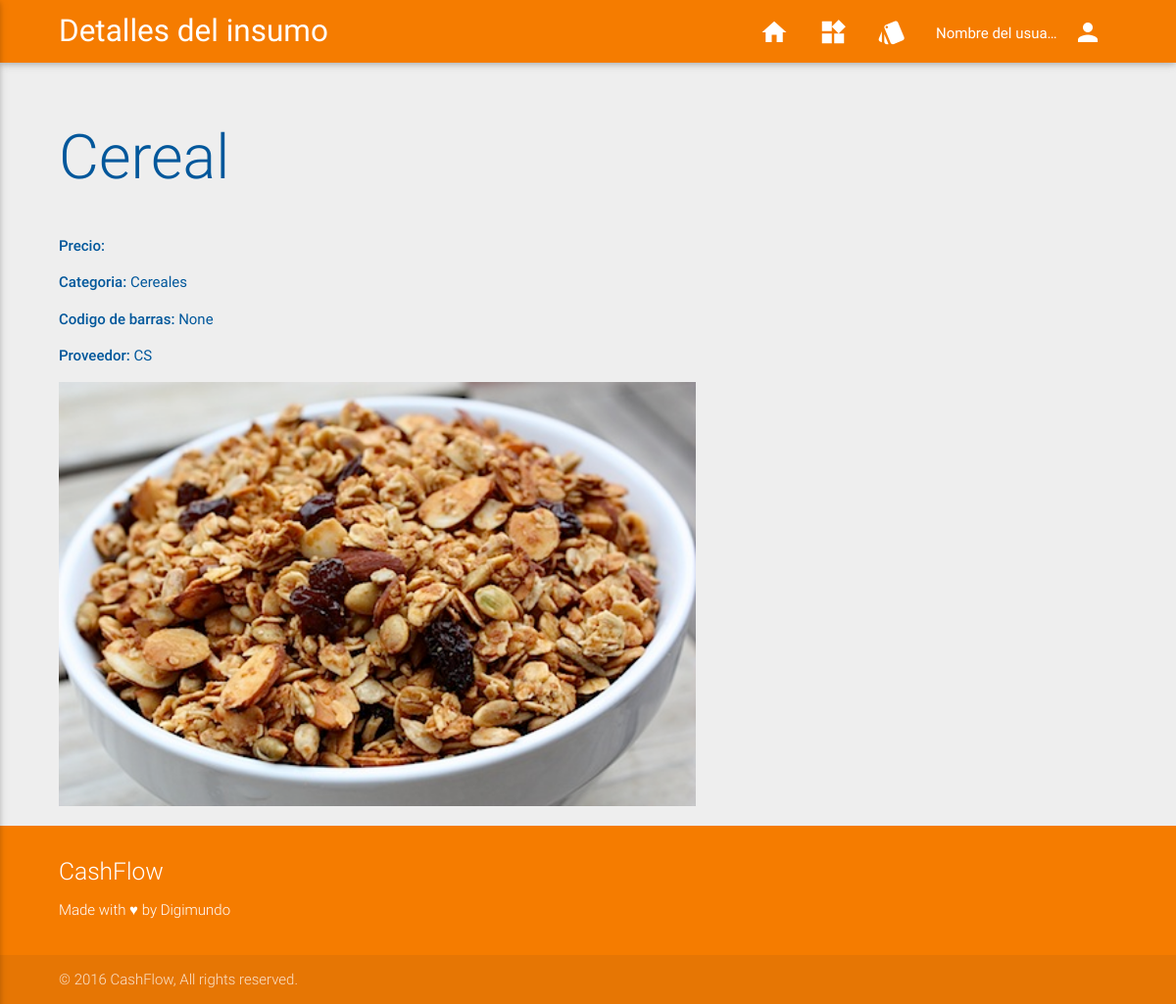
Page /supplies/34/ on the committed database.
### supplies/models.py (models this page shows, shortened)
class Supply(models.Model):
	name     = models.CharField(max_length = 255, unique = True)
	category = models.ForeignKey(Category, default = 1)
	barcode  = models.PositiveIntegerField(help_text="(Código de barras de 13 digitos)", validators=[MaxValueValidator(9999999999999)], blank = True, null = True)
	provider = models.ForeignKey(Provider, default = 1)
	image    = models.ImageField(blank = False)
	class Meta:
		ordering = ('id',)
		verbose_name        = 'Supply'
		verbose_name_plural = 'Supplies'

class Category(models.Model):
	name  = models.CharField(max_length = 255, unique = True)
	image = models.ImageField(blank = False)
	def __str__(self):
		return self.name
	class Meta:
		ordering            = ('id',)
		verbose_name        = 'Category'
		verbose_name_plural = 'Categories'

class Provider(models.Model):
	name  = models.CharField(max_length = 255, unique = True)
	image = models.ImageField(blank = False)
	def __str__(self):
		return self.name
	class Meta:
		ordering            = ('id',)
		verbose_name        = 'Provider'
		verbose_name_plural = 'Providers'

### supplies/views.py (the view)
# urls.py: url(r'^supplies/(?P<pk>[0-9]+)/$', views.supply_detail, name='views.supply_detail'),
def supply_detail(request, pk):
	supply  = get_object_or_404(Supply, pk=pk)
	template = loader.get_template('supplies/supply_detail.html')
	title    = 'Detalles del insumo'
	context  = {
		'supply'	: supply,
		'title'		: title
	}
	return HttpResponse(template.render(context, request))

### templates/supplies/supply_detail.html (shortened to what this page needs)
{% extends "base.html" %}
{% block content %}
	<div class="row">
		<div class="col s12 l6">
			<h1>{{ supply.name }}</h1>
		</div>
	</div>
	<p>
		<strong>Precio: </strong>
	</p>
	<p>
		<strong>Categoria: </strong> {{ supply.category }}
	</p>
	<p>
		<strong>Codigo de barras: </strong> {{ supply.barcode }}
	</p>
	<p>
		<strong>Proveedor: </strong> {{ supply.provider }}
	</p>
	<img class="materialboxed" width="650" src="{{ supply.image.url | default_if_none:'#'}}">
{% endblock content %}

### static/css/styles.css (style rules this page uses)
body { background-color: rgba(238,238,238,1); display: -ms-flexbox; display: flex; min-height: 100vh; -ms-flex-direction: column; flex-direction: column; }
h1,h2,h3,h4,h5 { font-weight: 300; }
html { color: #01579b; }

### rows in the picture
Supply: name "Cereal", category "Cereales", barcode "None", provider "CS", image (picture)

### other values in the picture
{{ title }} "Detalles del insumo"
